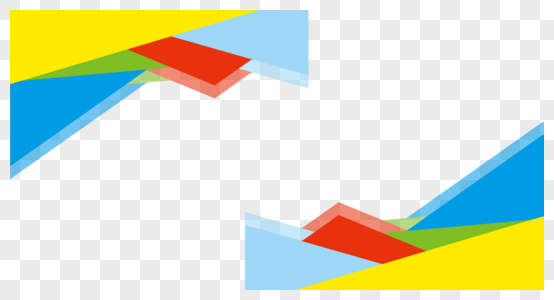
#> input picture images/geometry.png, 554 x 300 px
$ jupyter execute Contour_detection.ipynb
#> lines starting #> are read from the running program, lines starting #| are printed output that depends on the picture; after the words box and inside, x2 and y2 are one past the last pixel; in counts of white or black regions, pixels touching at a corner belong together
### opencv_/utils.py
import cv2
import numpy as np
from matplotlib import pyplot as plt


def show(img: np.ndarray, dpi=100, title=None) -> None:
    img_rgb = cv2.cvtColor(img, cv2.COLOR_BGR2RGB)
    plt.figure(dpi=dpi)
    plt.imshow(img_rgb)
    if title is not None:
        plt.title(title)
    plt.show()

### opencv_/Contour_detection.ipynb
[cell 1]
import cv2

from opencv_.utils import show

[cell 2]
img = cv2.imread('../images/geometry.png', 1)
#> img is the input picture: shape (300, 554, 3); mean B, G, R 202.4, 225.2, 217.4
show(img)

[cell 3]
img_gray = cv2.cvtColor(img, cv2.COLOR_BGR2GRAY)
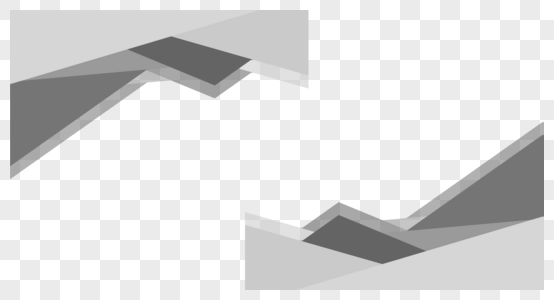
#> img_gray: shape (300, 554); min 97, max 255, mean 220.3
show(img_gray)

[cell 4]
img_edges = cv2.Canny(img, 100, 300, True)
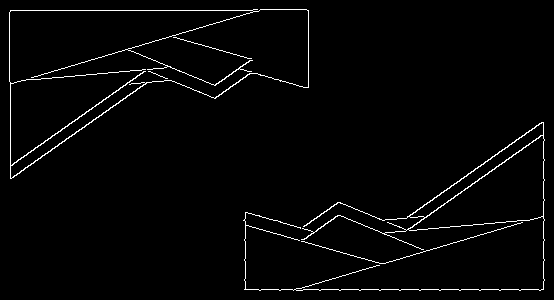
#> img_edges: shape (300, 554); 2.3% white in thin lines or dots
show(img_edges)
#> in show (call 3), `img_rgb = cv2.cvtColor(img, cv2.COLOR_BGR2RGB)`: img_rgb: shape (300, 554, 3); 2.3% white in thin lines or dots

[cell 5]
def detect_contours(source_image, output_image, mode, method, line_type=cv2.LINE_4):
#> called with mode = 0, method = 1, line_type = 4
    contours, hierarchy = cv2.findContours(source_image, mode, method)
#> contours = 1 contour; box (x1, y1, x2, y2) and area: (0, 0, 554, 300) 165347
    img_with_contours = cv2.drawContours(output_image.copy(), contours, -1, (0, 0, 255), line_type)
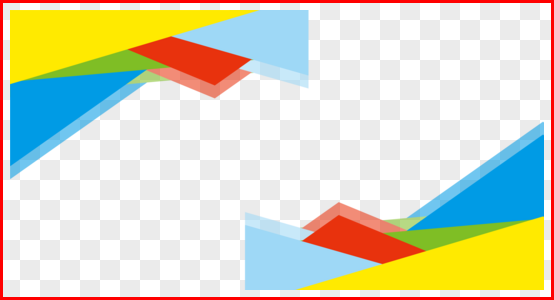
#> img_with_contours: shape (300, 554, 3); mean B, G, R 194.9, 217.7, 217.7

    return img_with_contours

[cell 6]
show(detect_contours(img_gray, img, cv2.RETR_EXTERNAL, cv2.CHAIN_APPROX_NONE))

[cell 7]
show(detect_contours(img_edges, img, cv2.RETR_EXTERNAL, cv2.CHAIN_APPROX_NONE))
#> in detect_contours (call 2), `contours, hierarchy = cv2.findContours(source_image, mode, method)`: contours = 3 contours, 1 with area under 20; largest, box (x1, y1, x2, y2) and area: (9, 9, 309, 179) 28480, (243, 122, 545, 291) 7520

[cell 8]
show(detect_contours(img_edges, img, cv2.RETR_EXTERNAL, cv2.CHAIN_APPROX_NONE, cv2.FILLED))
#> call 3 of detect_contours, with mode = 0, method = 1, line_type = -1
#> in detect_contours (call 3), `img_with_contours = cv2.drawContours(output_image.copy(), contours, -1..`:
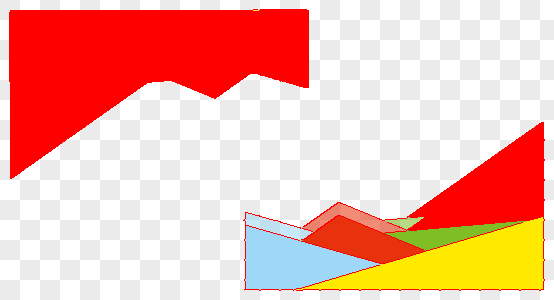
#> img_with_contours: shape (300, 554, 3); mean B, G, R 169.8, 183.4, 243.6
show(detect_contours(img_edges, img, cv2.RETR_EXTERNAL, cv2.CHAIN_APPROX_NONE, cv2.LINE_4))
show(detect_contours(img_edges, img, cv2.RETR_EXTERNAL, cv2.CHAIN_APPROX_NONE, cv2.LINE_8))
#> in detect_contours (call 5), `img_with_contours = cv2.drawContours(output_image.copy(), contours, -1..`:
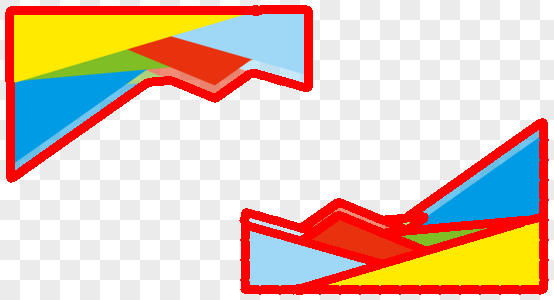
#> img_with_contours: shape (300, 554, 3); mean B, G, R 180.8, 197.9, 224.1
show(detect_contours(img_edges, img, cv2.RETR_EXTERNAL, cv2.CHAIN_APPROX_NONE, cv2.LINE_AA))
#> in detect_contours (call 6), `img_with_contours = cv2.drawContours(output_image.copy(), contours, -1..`:
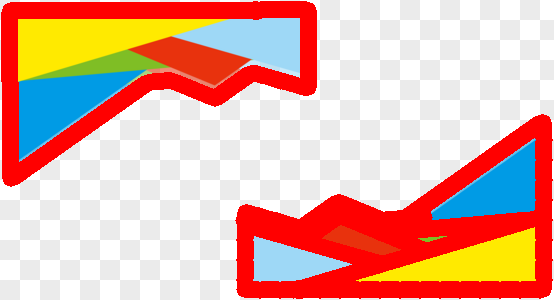
#> img_with_contours: shape (300, 554, 3); mean B, G, R 163, 176.3, 229

[cell 9]
show(detect_contours(img_edges, img, cv2.RETR_EXTERNAL, cv2.CHAIN_APPROX_NONE))
show(detect_contours(img_edges, img, cv2.RETR_LIST, cv2.CHAIN_APPROX_NONE))
#> in detect_contours (call 8), `contours, hierarchy = cv2.findContours(source_image, mode, method)`: contours = 8 contours, 3 with area under 20; largest, box (x1, y1, x2, y2) and area: (9, 9, 309, 179) 28480, (9, 9, 309, 179) 28234, (243, 122, 545, 291) 7520, (408, 135, 545, 231) 5736, (409, 122, 544, 218) 1538
#> in detect_contours (call 8), `img_with_contours = cv2.drawContours(output_image.copy(), contours, -1..`:
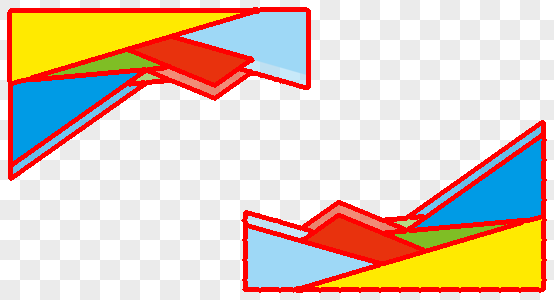
#> img_with_contours: shape (300, 554, 3); mean B, G, R 187.1, 205.6, 224.4
show(detect_contours(img_edges, img, cv2.RETR_CCOMP, cv2.CHAIN_APPROX_NONE))
show(detect_contours(img_edges, img, cv2.RETR_TREE, cv2.CHAIN_APPROX_NONE))

[cell 10]
img_animal = cv2.imread('../images/animal.jpg', 1)
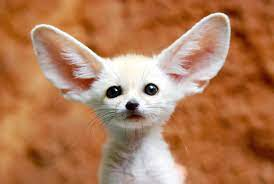
#> input picture images/animal.jpg, 274 x 184 px
#> img_animal is the input picture: shape (184, 274, 3); mean B, G, R 87.4, 123.9, 178.1
img_animal_edges = cv2.Canny(img_animal, 100, 300, True)
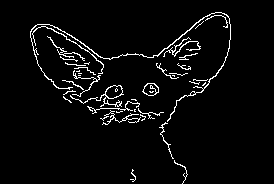
#> img_animal_edges: shape (184, 274); 4% white in thin lines or dots, all inside (x1, y1, x2, y2) = (30, 12, 231, 184)
show(img_animal_edges)

[cell 11]
show(detect_contours(img_animal_edges, img_animal, cv2.RETR_TREE, cv2.CHAIN_APPROX_NONE, 1))
#> in detect_contours (call 11), `contours, hierarchy = cv2.findContours(source_image, mode, method)`: contours = 47 contours, 39 with area under 20; largest, box (x1, y1, x2, y2) and area: (70, 85, 124, 107) 207, (105, 85, 123, 99) 160, (30, 12, 231, 122) 156, (142, 83, 159, 96) 147, (143, 83, 159, 96) 127, (32, 26, 104, 74) 32, (163, 37, 201, 57) 30, (100, 110, 141, 125) 24
#> in detect_contours (call 11), `img_with_contours = cv2.drawContours(output_image.copy(), contours, -1..`:
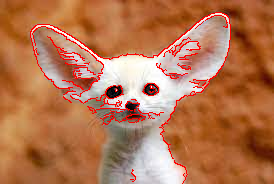
#> img_with_contours: shape (184, 274, 3); mean B, G, R 81.8, 117.7, 181.2
show(detect_contours(img_animal_edges, img_animal, cv2.RETR_TREE, cv2.CHAIN_APPROX_SIMPLE, 1))
show(detect_contours(img_animal_edges, img_animal, cv2.RETR_TREE, cv2.CHAIN_APPROX_TC89_L1, 1))
#> in detect_contours (call 13), `contours, hierarchy = cv2.findContours(source_image, mode, method)`: contours = 47 contours, 35 with area under 20; largest, box (x1, y1, x2, y2) and area: (70, 85, 124, 107) 234, (30, 12, 231, 122) 197, (105, 85, 123, 99) 163, (142, 83, 159, 96) 151, (143, 83, 159, 96) 121
show(detect_contours(img_animal_edges, img_animal, cv2.RETR_TREE, cv2.CHAIN_APPROX_TC89_KCOS, 1))
#> in detect_contours (call 14), `contours, hierarchy = cv2.findContours(source_image, mode, method)`: contours = 47 contours, 36 with area under 20; largest, box (x1, y1, x2, y2) and area: (70, 85, 124, 107) 235, (30, 12, 231, 122) 196, (105, 85, 123, 99) 166, (142, 83, 159, 96) 150, (143, 83, 159, 96) 122
